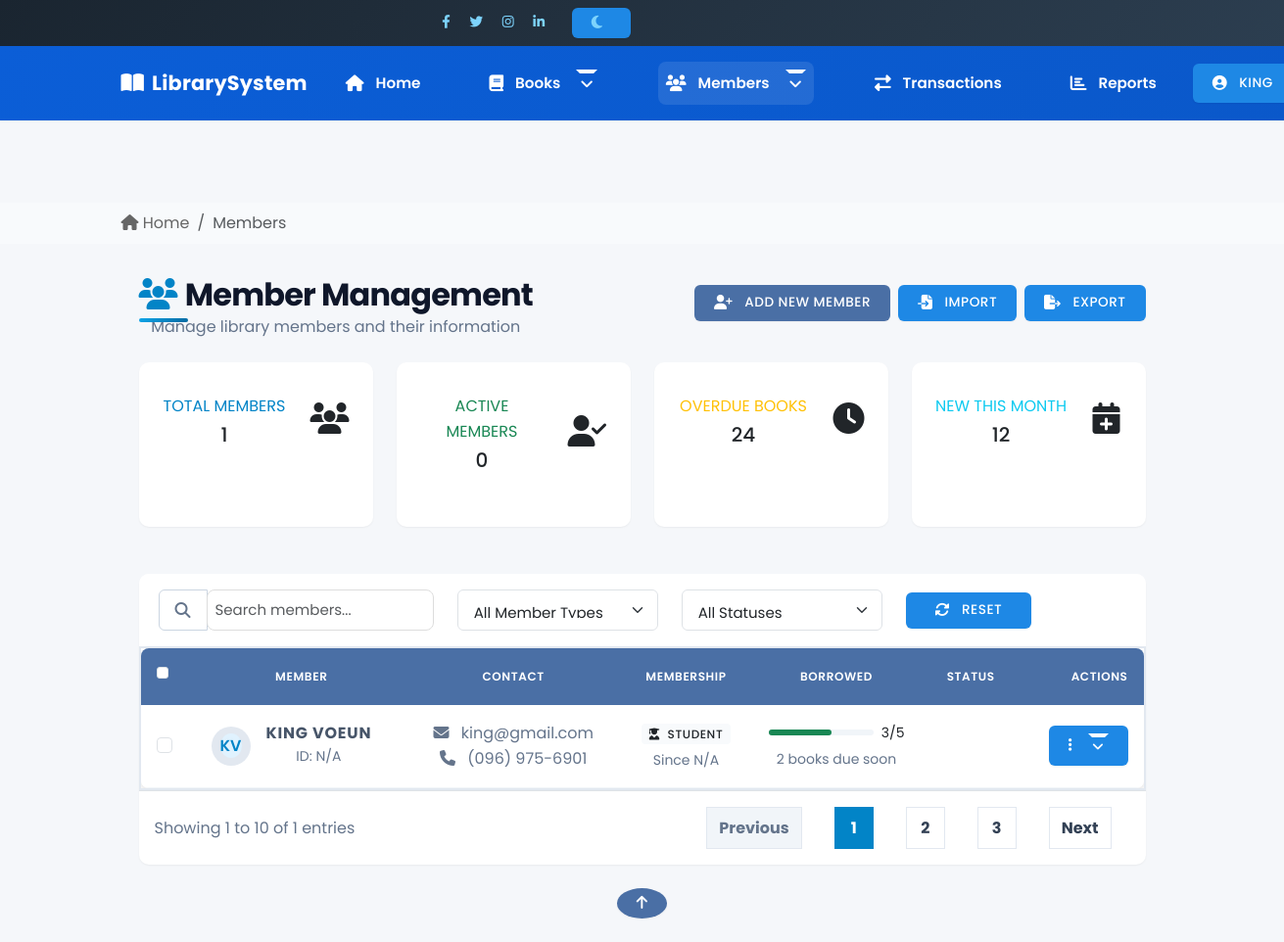
The app's page /members/ (signed in) with its own data.
### tables this page shows
CREATE TABLE members (
                id INTEGER PRIMARY KEY AUTOINCREMENT,
                full_name TEXT NOT NULL,
                email TEXT,
                phone TEXT,
                address TEXT,
                created_at TEXT
            , first_name TEXT, last_name TEXT, date_of_birth TEXT, gender TEXT, city TEXT, state TEXT, postal_code TEXT, member_type TEXT, membership_date TEXT, institution TEXT, emergency_contact_name TEXT, emergency_contact_phone TEXT, notes TEXT, terms_agreed INTEGER);

### routes/member_routes.py (the view)
@member_bp.route('/')
def view_members():
    members = MemberModel.get_all()
    return render_template('members.html', members=members)

### templates/members.html (shortened to what this page needs)
{% extends "base.html" %}
{% block breadcrumb %}
<li class="breadcrumb-item active" aria-current="page">Members</li>
{% endblock %}
{% block content %}
<div class="container-fluid">
  <div class="row mb-4">
    <div class="col-12">
      <div class="d-flex flex-column flex-md-row justify-content-between align-items-md-center">
        <div class="mb-3 mb-md-0">
          <h2 class="mb-0"><i class="fas fa-users me-2 text-primary"></i>Member Management</h2>
          <p class="text-muted mb-0">Manage library members and their information</p>
        </div>
        <div class="d-flex flex-wrap gap-2">
          <a href="{{ url_for('member_bp.add_member') }}" class="btn btn-primary">
            <i class="fas fa-user-plus me-1"></i> Add New Member
          </a>
          <button type="button" class="btn btn-outline-secondary" data-bs-toggle="modal" data-bs-target="#importModal">
            <i class="fas fa-file-import me-1"></i> Import
          </button>
          <a href="#" class="btn btn-outline-success export-csv" data-table="membersTable" data-filename="members">
            <i class="fas fa-file-export me-1"></i> Export
          </a>
        </div>
      </div>
    </div>
  </div>
  <div class="row mb-4">
    <div class="col-xl-3 col-md-6 mb-4">
      <div class="card border-left-primary shadow-sm h-100 py-2">
        <div class="card-body">
          <div class="row no-gutters align-items-center">
            <div class="col mr-2">
              <div class="text-xs font-weight-bold text-primary text-uppercase mb-1">Total Members</div>
              <div class="h5 mb-0 font-weight-bold text-gray-800">{{ members|length }}</div>
            </div>
            <div class="col-auto">
              <i class="fas fa-users fa-2x text-gray-300"></i>
            </div>
          </div>
        </div>
      </div>
    </div>
    <div class="col-xl-3 col-md-6 mb-4">
      <div class="card border-left-success shadow-sm h-100 py-2">
        <div class="card-body">
          <div class="row no-gutters align-items-center">
            <div class="col mr-2">
              <div class="text-xs font-weight-bold text-success text-uppercase mb-1">Active Members</div>
              <div class="h5 mb-0 font-weight-bold text-gray-800">{{ members|selectattr('status', 'equalto',
                'active')|list|length }}</div>
            </div>
            <div class="col-auto">
              <i class="fas fa-user-check fa-2x text-gray-300"></i>
            </div>
          </div>
        </div>
      </div>
    </div>
    <div class="col-xl-3 col-md-6 mb-4">
      <div class="card border-left-warning shadow-sm h-100 py-2">
        <div class="card-body">
          <div class="row no-gutters align-items-center">
            <div class="col mr-2">
              <div class="text-xs font-weight-bold text-warning text-uppercase mb-1">Overdue Books</div>
              <div class="h5 mb-0 font-weight-bold text-gray-800">24</div>
            </div>
            <div class="col-auto">
              <i class="fas fa-clock fa-2x text-gray-300"></i>
            </div>
          </div>
        </div>
      </div>
    </div>
    <div class="col-xl-3 col-md-6 mb-4">
      <div class="card border-left-info shadow-sm h-100 py-2">
        <div class="card-body">
          <div class="row no-gutters align-items-center">
            <div class="col mr-2">
              <div class="text-xs font-weight-bold text-info text-uppercase mb-1">New This Month</div>
              <div class="h5 mb-0 font-weight-bold text-gray-800">12</div>
            </div>
            <div class="col-auto">
              <i class="fas fa-calendar-plus fa-2x text-gray-300"></i>
            </div>
          </div>
        </div>
      </div>
    </div>
  </div>
  <div class="card shadow-sm mb-4">
    <div class="card-header bg-white py-3">
      <div class="row align-items-center">
        <div class="col-md-4 mb-2 mb-md-0">
          <div class="input-group">
            <span class="input-group-text bg-white"><i class="fas fa-search text-muted"></i></span>
            <input type="text" class="form-control" id="searchInput" placeholder="Search members...">
          </div>
        </div>
        <div class="col-md-3 mb-2 mb-md-0">
          <select class="form-select" id="memberTypeFilter">
            <option value="">All Member Types</option>
          </select>
        </div>
        <div class="col-md-3 mb-2 mb-md-0">
          <select class="form-select" id="statusFilter">
            <option value="">All Statuses</option>
          </select>
        </div>
        <div class="col-md-2">
          <button class="btn btn-outline-secondary w-100" type="button" id="resetFilters">
            <i class="fas fa-sync-alt me-1"></i> Reset
          </button>
        </div>
      </div>
    </div>
    <div class="card-body p-0">
      <div class="table-responsive">
        <table class="table table-hover mb-0" id="membersTable">
          <thead class="table-light">
            <tr>
              <th width="50">
                <div class="form-check">
                  <input class="form-check-input" type="checkbox" id="selectAll">
                </div>
              </th>
              <th>Member</th>
              <th>Contact</th>
              <th>Membership</th>
              <th>Borrowed</th>
              <th>Status</th>
              <th class="text-end">Actions</th>
            </tr>
          </thead>
          <tbody id="memberTableBody">
            {% for member in members %}
            <tr data-member-id="{{ member.id }}" data-type="{{ member.member_type|default('community') }}"
              data-status="{{ member.status|default('active') }}">
              <td>
                <div class="form-check">
                  <input class="form-check-input member-checkbox" type="checkbox" value="{{ member.id }}">
                </div>
              </td>
              <td>
                <div class="d-flex align-items-center">
                  <div class="avatar avatar-md me-3">
                    <span class="avatar-text rounded-circle bg-soft-primary text-primary">
                      {{ member.first_name[0]|upper }}{{ member.last_name[0]|upper }}
                    </span>
                  </div>
                  <div>
                    <h6 class="mb-0">{{ member.first_name }} {{ member.last_name }}</h6>
                    <small class="text-muted">ID: {{ member.member_id or 'N/A' }}</small>
                  </div>
                </div>
              </td>
              <td>
                <div class="text-muted">
                  <div><i class="fas fa-envelope me-2"></i> {{ member.email or 'N/A' }}</div>
                  <div><i class="fas fa-phone me-2"></i> {{ member.phone or 'N/A' }}</div>
                </div>
              </td>
              <td>
                <span class="badge bg-light text-dark">
                  <i
                    class="fas fa-{{ 'user-graduate' if member.member_type == 'student' else 'chalkboard-teacher' if member.member_type == 'faculty' else 'user-tie' if member.member_type == 'staff' else 'user' }} me-1"></i>
                  {{ member.member_type|title or 'Community' }}
                </span>
                <div class="small text-muted mt-1">
                  Since {{ member.joined_date.strftime('%b %d, %Y') if member.joined_date else 'N/A' }}
                </div>
              </td>
              <td>
                <div class="d-flex align-items-center">
                  <div class="progress flex-grow-1 me-2" style="height: 6px;">
                    <div class="progress-bar bg-success" role="progressbar" style="width: 60%;" aria-valuenow="60"
                      aria-valuemin="0" aria-valuemax="100"></div>
                  </div>
                  <span class="small">3/5</span>
                </div>
                <div class="small text-muted mt-1">2 books due soon</div>
              </td>
              <td>
                <span
                  class="badge bg-{{ 'success' if member.status == 'active' else 'danger' if member.status == 'inactive' else 'warning' }}-light">
                </span>
              </td>
              <td class="text-end">
                <div class="dropdown">
                  <button class="btn btn-sm btn-outline-secondary dropdown-toggle" type="button"
                    id="memberActions{{ member.id }}" data-bs-toggle="dropdown" aria-expanded="false">
                    <i class="fas fa-ellipsis-v"></i>
                  </button>
                </div>
              </td>
            </tr>
            {% endfor %}
          </tbody>
        </table>
      </div>
      <div class="d-flex justify-content-between align-items-center p-3 border-top">
        <div class="text-muted">
          Showing <span id="showingFrom">1</span> to <span id="showingTo">10</span> of <span id="totalMembers">{{
            members|length }}</span> entries
        </div>
        <nav aria-label="Page navigation">
          <ul class="pagination mb-0">
            <li class="page-item disabled">
              <a class="page-link" href="#" tabindex="-1" aria-disabled="true">Previous</a>
            </li>
            <li class="page-item active"><a class="page-link" href="#">1</a></li>
            <li class="page-item"><a class="page-link" href="#">2</a></li>
            <li class="page-item"><a class="page-link" href="#">3</a></li>
            <li class="page-item">
              <a class="page-link" href="#">Next</a>
            </li>
          </ul>
        </nav>
      </div>
    </div>
  </div>
</div>
<div class="position-fixed bottom-0 end-0 p-3" style="z-index: 11">
</div>
{% endblock %}

### templates/base.html (shortened to what this page needs)
<!DOCTYPE html>
<html lang="en" data-bs-theme="light">
<head>
  <link href="https://cdn.jsdelivr.net/npm/bootstrap@5.3.0/dist/css/bootstrap.min.css" rel="stylesheet">
  <link rel="stylesheet" href="https://cdnjs.cloudflare.com/ajax/libs/font-awesome/6.4.0/css/all.min.css">
  <link rel="stylesheet" href="{{ url_for('static', filename='css/style.css') }}">
  <link rel="stylesheet" href="{{ url_for('static', filename='css/modern-style.css') }}">
  <link href="https://unpkg.com/aos@2.3.1/dist/aos.css" rel="stylesheet">
</head>
<body class="d-flex flex-column min-vh-100">
  <div class="top-bar bg-dark text-light py-2 d-none d-md-block">
    <div class="container">
      <div class="row">
        <div class="col-md-6 text-end">
          <div class="d-inline-block me-3">
            <a href="#" class="text-light me-2"><i class="fab fa-facebook-f"></i></a>
            <a href="#" class="text-light me-2"><i class="fab fa-twitter"></i></a>
            <a href="#" class="text-light me-2"><i class="fab fa-instagram"></i></a>
            <a href="#" class="text-light"><i class="fab fa-linkedin-in"></i></a>
          </div>
          <div class="d-inline-block">
            <button class="btn btn-sm btn-outline-light" id="themeToggle">
            </button>
          </div>
        </div>
      </div>
    </div>
  </div>
  <nav class="navbar navbar-expand-lg navbar-modern sticky-top shadow-sm">
    <div class="container">
      <a class="navbar-brand d-flex align-items-center" href="/">
        <i class="fas fa-book-open me-2"></i>
        <span class="fw-bold">Library</span>System
      </a>
      <div class="collapse navbar-collapse" id="navbarNav">
        <ul class="navbar-nav me-auto">
          <li class="nav-item">
            <a class="nav-link {% if request.path == '/' %}active{% endif %}" href="/">
              <i class="fas fa-home me-1"></i> Home
            </a>
          </li>
          <li class="nav-item dropdown">
            <a class="nav-link dropdown-toggle {% if '/books' in request.path %}active{% endif %}" href="#"
              id="booksDropdown" role="button" data-bs-toggle="dropdown">
              <i class="fas fa-book me-1"></i> Books
            </a>
          </li>
          <li class="nav-item dropdown">
            <a class="nav-link dropdown-toggle {% if '/members' in request.path %}active{% endif %}" href="#"
              id="membersDropdown" role="button" data-bs-toggle="dropdown">
              <i class="fas fa-users me-1"></i> Members
            </a>
          </li>
          <li class="nav-item">
            <a class="nav-link {% if '/transactions' in request.path %}active{% endif %}" href="/transactions">
              <i class="fas fa-exchange-alt me-1"></i> Transactions
            </a>
          </li>
          <li class="nav-item">
            <a class="nav-link" href="/reports">
              <i class="fas fa-chart-bar me-1"></i> Reports
            </a>
          </li>
        </ul>
        <div class="dropdown">
          <a class="btn btn-outline-light dropdown-toggle" href="#" role="button" id="userDropdown"
            data-bs-toggle="dropdown">
            <i class="fas fa-user-circle me-1"></i>
            {% if 'user_name' in session %}
            {{ session['user_name'].split(' ')[0] }}
            {% else %}
            Guest
            {% endif %}
          </a>
        </div>
      </div>
    </div>
  </nav>
  <main class="flex-grow-1 py-4">
    <nav aria-label="breadcrumb" class="bg-light py-2 mb-4">
      <div class="container">
        <ol class="breadcrumb mb-0">
          <li class="breadcrumb-item"><a href="/" class="text-decoration-none"><i class="fas fa-home"></i> Home</a></li>
          {% block breadcrumb %}{% endblock %}
        </ol>
      </div>
    </nav>
    <div class="{% block container_class %}container{% endblock %}">
      {% block content %}{% endblock %}
    </div>
    <button type="button" class="btn btn-primary btn-floating btn-lg rounded-circle" id="btn-back-to-top">
      <i class="fas fa-arrow-up"></i>
    </button>
  </main>
</body>
</html>

### records on screen
members: user_name "KING", first_name "K", last_name "V", first_name "KING", last_name "VOEUN", member_id "N/A", email "king@gmail.com", phone "(096) 975-6901", member_type "STUDENT", joined_date "N/A"

### other values on screen
{{ members|length }} "1"
